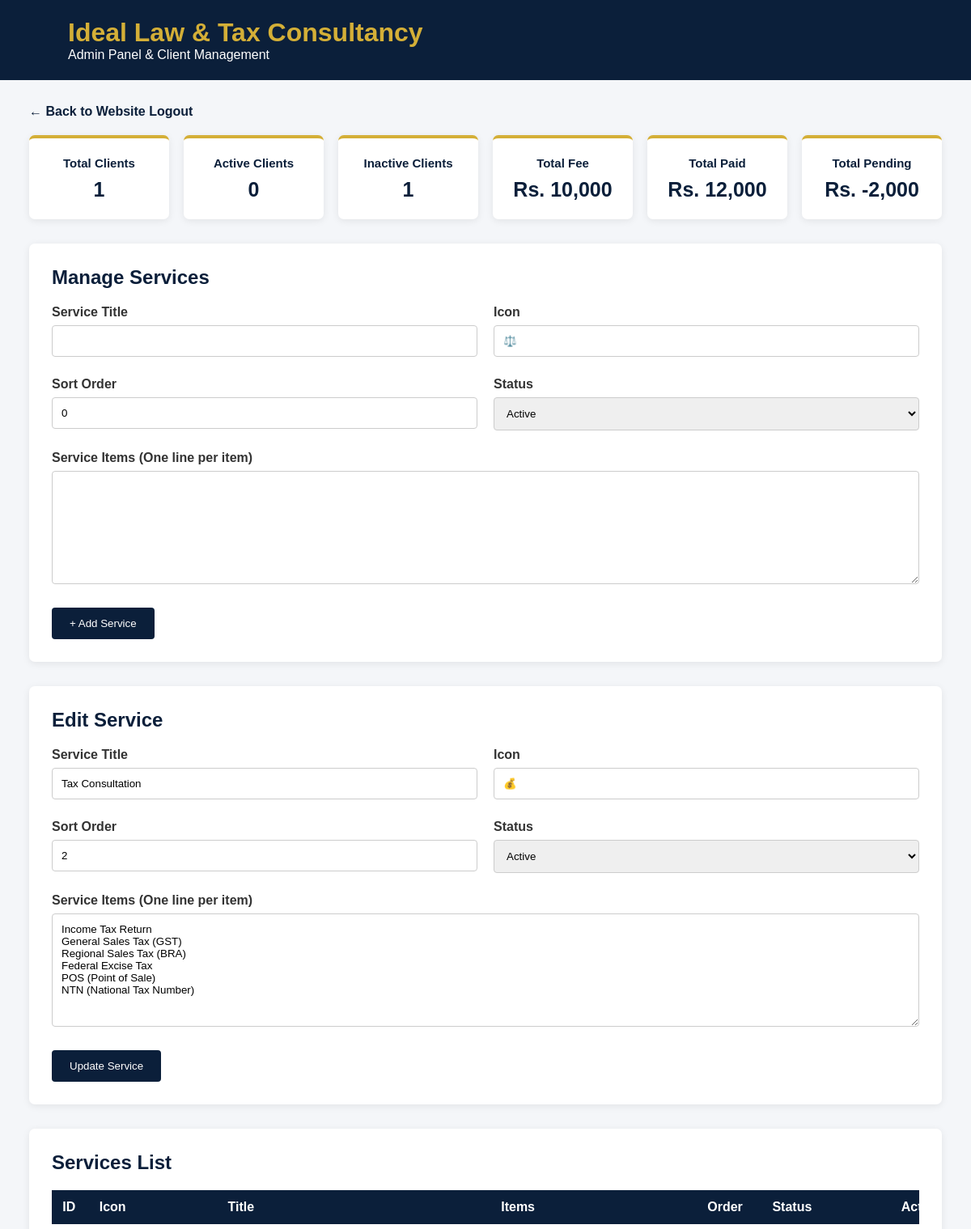
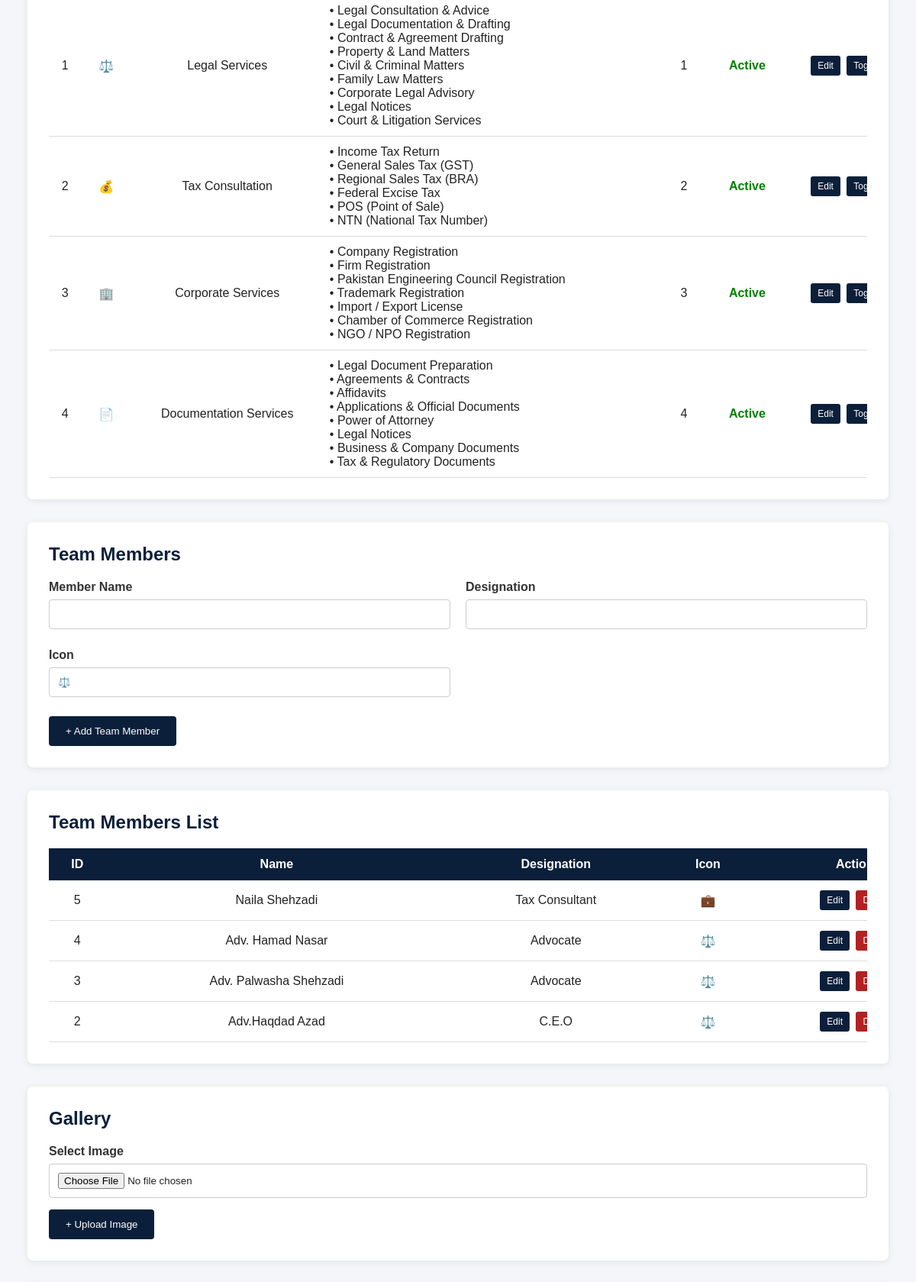
The page /admin.php?edit_service=2 (signed in, upper part) on the database its author committed (2 pictures, top to bottom).
### tables this page shows
CREATE TABLE `services` (
  `id` int(11) NOT NULL,
  `title` varchar(150) NOT NULL,
  `icon` varchar(20) DEFAULT '⚖️',
  `items` text NOT NULL,
  `sort_order` int(11) DEFAULT 0,
  `status` enum('Active', 'Inactive') DEFAULT 'Active',
  `created_at` timestamp NOT NULL DEFAULT current_timestamp()
);

CREATE TABLE `team_members` (
  `id` int(11) NOT NULL,
  `member_name` varchar(100) NOT NULL,
  `designation` varchar(100) NOT NULL,
  `icon` varchar(20) DEFAULT '⚖️',
  `created_at` timestamp NOT NULL DEFAULT current_timestamp()
);

### public/admin.php (the view, shortened to what this page needs)
<?php
require __DIR__ . '/../config/database.php';
$conn->query("CREATE TABLE IF NOT EXISTS clients (
	id INT AUTO_INCREMENT PRIMARY KEY,
	client_name VARCHAR(100) NOT NULL,
	cnic VARCHAR(20),
	email VARCHAR(100),
	phone VARCHAR(30),
	designation VARCHAR(100),
	service VARCHAR(150),
	total_fee DECIMAL(10,2) DEFAULT 0,
	paid_amount DECIMAL(10,2) DEFAULT 0,
	status ENUM('Active','Inactive') DEFAULT 'Active',
	created_at TIMESTAMP DEFAULT CURRENT_TIMESTAMP
)");
$conn->query("CREATE TABLE IF NOT EXISTS payments (
	id INT AUTO_INCREMENT PRIMARY KEY,
	client_id INT NOT NULL,
	amount DECIMAL(10,2) NOT NULL,
	payment_date DATE NOT NULL,
	notes VARCHAR(255),
	created_at TIMESTAMP DEFAULT CURRENT_TIMESTAMP
)");
$conn->query("CREATE TABLE IF NOT EXISTS services (
	id INT AUTO_INCREMENT PRIMARY KEY,
	title VARCHAR(150) NOT NULL,
	icon VARCHAR(20) DEFAULT '⚖️',
	items TEXT NOT NULL,
	sort_order INT DEFAULT 0,
	status ENUM('Active','Inactive') DEFAULT 'Active',
	created_at TIMESTAMP DEFAULT CURRENT_TIMESTAMP
)");
$edit_service = null;
if (isset($_GET['edit_service'])) {
	$service_id = intval($_GET['edit_service']);
	$service_result = $conn->query(
		"SELECT * FROM services WHERE id = $service_id"
	);
	if ($service_result && $service_result->num_rows > 0) {
		$edit_service = $service_result->fetch_assoc();
	}
}
$conn->query("CREATE TABLE IF NOT EXISTS team_members (
	id INT AUTO_INCREMENT PRIMARY KEY,
	member_name VARCHAR(100) NOT NULL,
	designation VARCHAR(100) NOT NULL,
	icon VARCHAR(20) DEFAULT '⚖️',
	created_at TIMESTAMP DEFAULT CURRENT_TIMESTAMP
)");
$conn->query("CREATE TABLE IF NOT EXISTS gallery (
	id INT AUTO_INCREMENT PRIMARY KEY,
	image_name VARCHAR(255) NOT NULL,
	image_path VARCHAR(255) NOT NULL,
	created_at TIMESTAMP DEFAULT CURRENT_TIMESTAMP
)");
$total_clients = $conn->query(
	"SELECT COUNT(*) AS total FROM clients"
)->fetch_assoc()['total'];
$active_clients = $conn->query(
	"SELECT COUNT(*) AS total
	 FROM clients
	 WHERE status='Active'"
)->fetch_assoc()['total'];
$inactive_clients = $conn->query(
	"SELECT COUNT(*) AS total
	 FROM clients
	 WHERE status='Inactive'"
)->fetch_assoc()['total'];
$total_fee = $conn->query(
	"SELECT COALESCE(SUM(total_fee),0) AS total
	 FROM clients"
)->fetch_assoc()['total'];
$total_paid = $conn->query(
	"SELECT COALESCE(SUM(paid_amount),0) AS total
	 FROM clients"
)->fetch_assoc()['total'];
$total_pending = $total_fee - $total_paid;
$services_list = $conn->query(
	"SELECT * FROM services ORDER BY sort_order ASC, id DESC"
);
?>
<!DOCTYPE html>
<html lang="en">
<head>
</head>
<body>
	<header>
		<h1>Ideal Law & Tax Consultancy</h1>
		<p>Admin Panel & Client Management</p>
	</header>
	<div class="container">
		<a href="index.php" class="back">← Back to Website</a>
		<a href="logout.php" class="back">Logout</a>
		<div class="dashboard">
			<div class="dashboard-card">
				<h3>Total Clients</h3>
				<div class="number"><?php echo $total_clients; ?></div>
			</div>
			<div class="dashboard-card">
				<h3>Active Clients</h3>
				<div class="number"><?php echo $active_clients; ?></div>
			</div>
			<div class="dashboard-card">
				<h3>Inactive Clients</h3>
				<div class="number"><?php echo $inactive_clients; ?></div>
			</div>
			<div class="dashboard-card">
				<h3>Total Fee</h3>
				<div class="number">Rs. <?php echo number_format($total_fee); ?></div>
			</div>
			<div class="dashboard-card">
				<h3>Total Paid</h3>
				<div class="number">Rs. <?php echo number_format($total_paid); ?></div>
			</div>
			<div class="dashboard-card">
				<h3>Total Pending</h3>
				<div class="number">Rs. <?php echo number_format($total_pending); ?></div>
			</div>
		</div>
		<div class="form-box">
			<h2>Manage Services</h2>
			<form method="POST">
				<div class="form-grid">
					<div>
						<label for="service_title_add">Service Title</label>
						<input id="service_title_add" type="text" name="service_title" required>
					</div>
					<div>
						<label for="service_icon_add">Icon</label>
						<input id="service_icon_add" type="text" name="service_icon" value="⚖️" placeholder="⚖️ / 💰 / 🏢">
					</div>
					<div>
						<label for="sort_order_add">Sort Order</label>
						<input id="sort_order_add" type="number" name="sort_order" value="0" required>
					</div>
					<div>
						<label for="service_status_add">Status</label>
						<select id="service_status_add" name="service_status">
							<option value="Active">Active</option>
						</select>
					</div>
					<div class="full">
						<label for="service_items_add">Service Items (One line per item)</label>
						<textarea id="service_items_add" name="service_items" required></textarea>
					</div>
					<div class="full">
						<button type="submit" name="add_service">
							+ Add Service
						</button>
					</div>
				</div>
			</form>
		</div>
		<?php if ($edit_service): ?>
			<div class="form-box">
				<h2>Edit Service</h2>
				<form method="POST">
					<div class="form-grid">
						<div>
							<label for="service_title_edit">Service Title</label>
							<input id="service_title_edit" type="text" name="service_title"
								value="<?php echo htmlspecialchars($edit_service['title']); ?>" required>
						</div>
						<div>
							<label for="service_icon_edit">Icon</label>
							<input id="service_icon_edit" type="text" name="service_icon"
								value="<?php echo htmlspecialchars($edit_service['icon']); ?>">
						</div>
						<div>
							<label for="sort_order_edit">Sort Order</label>
							<input id="sort_order_edit" type="number" name="sort_order"
								value="<?php echo (int) $edit_service['sort_order']; ?>" required>
						</div>
						<div>
							<label for="service_status_edit">Status</label>
							<select id="service_status_edit" name="service_status">
								<option value="Active" <?php echo $edit_service['status'] == 'Active' ? 'selected' : ''; ?>>
									Active
								</option>
							</select>
						</div>
						<div class="full">
							<label for="service_items_edit">Service Items (One line per item)</label>
							<textarea id="service_items_edit" name="service_items" required><?php echo htmlspecialchars($edit_service['items']); ?></textarea>
						</div>
						<div class="full">
							<button type="submit" name="edit_service">
								Update Service
							</button>
						</div>
					</div>
				</form>
			</div>
		<?php endif; ?>
		<div class="table-box">
			<h2>Services List</h2>
			<div class="table-wrapper">
				<table>
					<tr>
						<th>ID</th>
						<th>Icon</th>
						<th>Title</th>
						<th>Items</th>
						<th>Order</th>
						<th>Status</th>
						<th>Actions</th>
					</tr>
					<?php while ($service_row = $services_list->fetch_assoc()): ?>
						<tr>
							<td><?php echo $service_row['id']; ?></td>
							<td><?php echo htmlspecialchars($service_row['icon']); ?></td>
							<td><?php echo htmlspecialchars($service_row['title']); ?></td>
							<td style="text-align:left; max-width:420px;">
								<?php
								$items_preview = preg_split('/\r\n|\r|\n/', $service_row['items']);
								foreach ($items_preview as $item_line):
									$item_line = trim($item_line);
									?>
									<div>• <?php echo htmlspecialchars($item_line); ?></div>
								<?php endforeach; ?>
							</td>
							<td><?php echo (int) $service_row['sort_order']; ?></td>
							<td class="<?php echo strtolower($service_row['status']); ?>">
								<?php echo $service_row['status']; ?>
							</td>
							<td>
								<a class="action" href="admin.php?edit_service=<?php echo $service_row['id']; ?>">
									Edit
								</a>
								<a class="action" href="admin.php?toggle_service=<?php echo $service_row['id']; ?>">
									Toggle
								</a>
							</td>
						</tr>
					<?php endwhile; ?>
				</table>
			</div>
		</div>
		<div class="form-box">
			<h2>Team Members</h2>
			<form method="POST">
				<div class="form-grid">
					<div>
						<label>Member Name</label>
						<input type="text" name="member_name" required>
					</div>
					<div>
						<label>Designation</label>
						<input type="text" name="designation" required>
					</div>
					<div>
						<label>Icon</label>
						<input type="text" name="icon" value="⚖️">
					</div>
					<div class="full">
						<button type="submit" name="add_member">
							+ Add Team Member
						</button>
					</div>
				</div>
			</form>
		</div>
		<div class="table-box">
			<h2>Team Members List</h2>
			<div class="table-wrapper">
				<table>
					<tr>
						<th>ID</th>
						<th>Name</th>
						<th>Designation</th>
						<th>Icon</th>
						<th>Actions</th>
					</tr>
					<?php
					$team_members = $conn->query(
						"SELECT * FROM team_members ORDER BY id DESC"
					);
					while ($member = $team_members->fetch_assoc()):
						?>
						<tr>
							<td><?php echo $member['id']; ?></td>
							<td>
								<?php echo htmlspecialchars($member['member_name']); ?>
							</td>
							<td>
								<?php echo htmlspecialchars($member['designation']); ?>
							</td>
							<td>
								<?php echo htmlspecialchars($member['icon']); ?>
							</td>
							<td>
								<a class="action" href="admin.php?edit_member=<?php echo $member['id']; ?>">
									Edit
								</a>
								<a class="action delete" href="admin.php?delete_member=<?php echo $member['id']; ?>"
									onclick="return confirm('Are you sure you want to delete this member?');">
								</a>
							</td>
						</tr>
					<?php endwhile; ?>
				</table>
			</div>
		</div>
		<div class="form-box">
			<h2>Gallery</h2>
			<form method="POST" enctype="multipart/form-data">
				<label>Select Image</label>
				<input type="file" name="gallery_image" accept=".jpg,.jpeg,.png,.webp" required>
				<button type="submit" name="upload_image">
					+ Upload Image
				</button>
			</form>
		</div>
	</div>
</body>
</html>

### public/admin.php (style rules this page uses)
* { box-sizing: border-box; margin: 0; padding: 0; font-family: Arial, sans-serif; }
body { background: #f4f6f9; color: #222; }
header { background: #0b1f3a; color: white; padding: 22px 7%; }
header h1 { color: #d4af37; }
.container { width: 94%; max-width: 1400px; margin: 30px auto; }
.back { display: inline-block; margin-bottom: 20px; text-decoration: none; color: #0b1f3a; font-weight: bold; }
.dashboard { display: grid; grid-template-columns: repeat(auto-fit, minmax(170px, 1fr)); gap: 18px; margin-bottom: 30px; }
.dashboard-card { background: white; padding: 22px; text-align: center; border-radius: 7px; box-shadow: 0 2px 10px rgba(0, 0, 0, .08); border-top: 4px solid #d4af37; }
.dashboard-card h3 { color: #0b1f3a; font-size: 15px; margin-bottom: 10px; }
.number { font-size: 25px; font-weight: bold; color: #0b1f3a; }
.form-box, .table-box { background: white; padding: 28px; margin-bottom: 30px; border-radius: 7px; box-shadow: 0 2px 10px rgba(0, 0, 0, .08); }
.form-box h2, .table-box h2 { color: #0b1f3a; margin-bottom: 20px; }
.form-grid { display: grid; grid-template-columns: repeat(2, 1fr); gap: 10px 20px; }
label { font-weight: bold; color: #333; }
input, select, textarea { width: 100%; padding: 11px; margin: 7px 0 15px; border: 1px solid #ccc; border-radius: 4px; }
textarea { min-height: 140px; resize: vertical; }
button { background: #0b1f3a; color: white; border: none; padding: 12px 22px; border-radius: 4px; cursor: pointer; }
.full { grid-column: 1 / -1; }
.table-wrapper { overflow-x: auto; }
table { width: 100%; min-width: 1200px; border-collapse: collapse; }
th { background: #0b1f3a; color: white; padding: 12px 8px; }
td { padding: 11px 8px; border-bottom: 1px solid #ddd; text-align: center; }
.active { color: green; font-weight: bold; }
.action { display: inline-block; padding: 6px 9px; margin: 2px; text-decoration: none; border-radius: 3px; font-size: 12px; background: #0b1f3a; color: white; }
.delete { background: #b22222; }

### rows shown on the page
services: service_title "Tax Consultation", service_icon "💰", sort_order "2", service_status "Active", service_items "Income Tax Return General Sales Tax (GST) Regional Sales Tax (BRA) Federal Excise Tax POS (Point of Sale) NTN (National Tax Number)", id "2", icon "💰", title "Tax Consultation", items "Income Tax Return", items "General Sales Tax (GST)", items "Regional Sales Tax (BRA)", items "Federal Excise Tax", items "POS (Point of Sale)", items "NTN (National Tax Number)", status "Active"
services: id "1", icon "⚖️", title "Legal Services", items "Legal Consultation & Advice", items "Legal Documentation & Drafting", items "Contract & Agreement Drafting", items "Property & Land Matters", items "Civil & Criminal Matters", items "Family Law Matters", items "Corporate Legal Advisory", items "Legal Notices", items "Court & Litigation Services", sort_order "1", status "Active"
services: id "3", icon "🏢", title "Corporate Services", items "Company Registration", items "Firm Registration", items "Pakistan Engineering Council Registration", items "Trademark Registration", items "Import / Export License", items "Chamber of Commerce Registration", items "NGO / NPO Registration", sort_order "3", status "Active"
services: id "4", icon "📄", title "Documentation Services", items "Legal Document Preparation", items "Agreements & Contracts", items "Affidavits", items "Applications & Official Documents", items "Power of Attorney", items "Legal Notices", items "Business & Company Documents", items "Tax & Regulatory Documents", sort_order "4", status "Active"
team_members: id "5", member_name "Naila Shehzadi", designation "Tax Consultant", icon "💼"
team_members: id "4", member_name "Adv. Hamad Nasar", designation "Advocate", icon "⚖️"
team_members: id "3", member_name "Adv. Palwasha Shehzadi", designation "Advocate", icon "⚖️"
team_members: id "2", member_name "Adv.Haqdad Azad", designation "C.E.O", icon "⚖️"

### other values the page prints
$total_clients "1"
$active_clients "0"
$inactive_clients "1"
$total_fee "10,000"
$total_paid "12,000"
$total_pending "-2,000"
